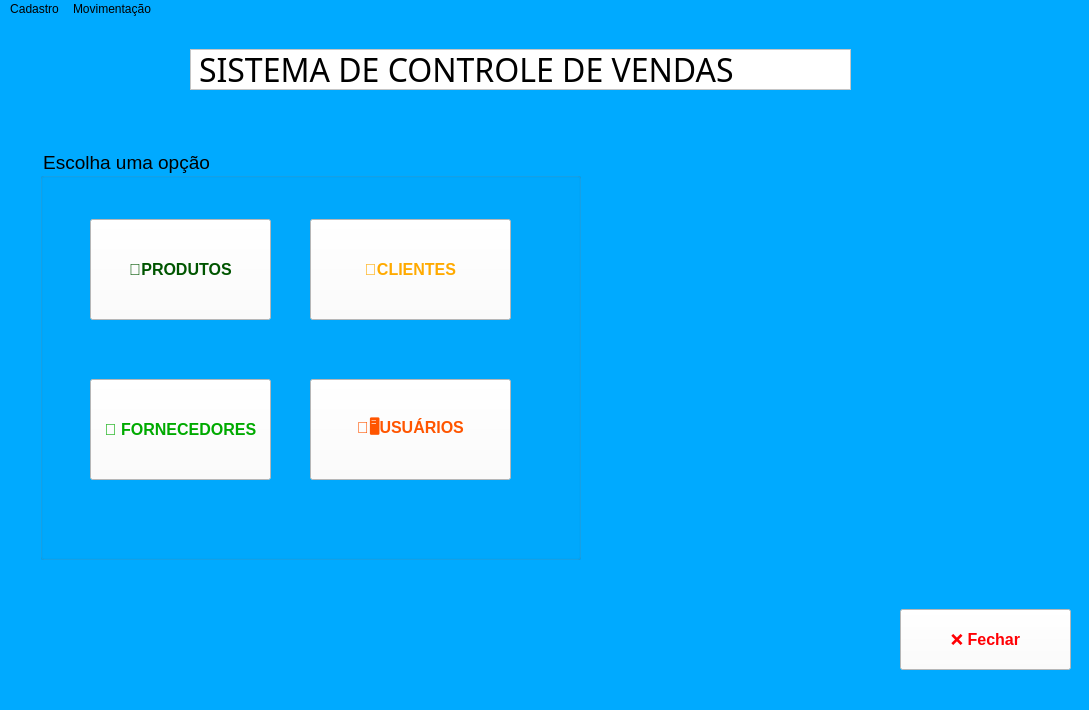
<?xml version="1.0" encoding="UTF-8"?>
<ui version="4.0">
 <class>MainWindow</class>
 <widget class="QMainWindow" name="MainWindow">
  <property name="geometry">
   <rect>
    <x>0</x>
    <y>0</y>
    <width>1089</width>
    <height>710</height>
   </rect>
  </property>
  <property name="sizePolicy">
   <sizepolicy hsizetype="Fixed" vsizetype="Fixed">
    <horstretch>0</horstretch>
    <verstretch>0</verstretch>
   </sizepolicy>
  </property>
  <property name="windowTitle">
   <string>Menu</string>
  </property>
  <property name="styleSheet">
   <string notr="true">background-color: rgb(0, 170, 255);</string>
  </property>
  <widget class="QWidget" name="centralwidget">
   <widget class="QLabel" name="label">
    <property name="geometry">
     <rect>
      <x>610</x>
      <y>140</y>
      <width>471</width>
      <height>401</height>
     </rect>
    </property>
    <property name="frameShape">
     <enum>QFrame::Panel</enum>
    </property>
    <property name="frameShadow">
     <enum>QFrame::Sunken</enum>
    </property>
    <property name="lineWidth">
     <number>4</number>
    </property>
    <property name="midLineWidth">
     <number>6</number>
    </property>
    <property name="text">
     <string/>
    </property>
    <property name="pixmap">
     <pixmap>controle-de-vendas.png</pixmap>
    </property>
    <property name="scaledContents">
     <bool>true</bool>
    </property>
    <property name="wordWrap">
     <bool>true</bool>
    </property>
    <property name="openExternalLinks">
     <bool>false</bool>
    </property>
   </widget>
   <widget class="QGroupBox" name="groupBox">
    <property name="geometry">
     <rect>
      <x>40</x>
      <y>130</y>
      <width>541</width>
      <height>411</height>
     </rect>
    </property>
    <property name="font">
     <font>
      <pointsize>14</pointsize>
     </font>
    </property>
    <property name="contextMenuPolicy">
     <enum>Qt::CustomContextMenu</enum>
    </property>
    <property name="title">
     <string>Escolha uma opção</string>
    </property>
    <property name="flat">
     <bool>false</bool>
    </property>
    <property name="checkable">
     <bool>false</bool>
    </property>
    <widget class="QPushButton" name="bt_prod">
     <property name="geometry">
      <rect>
       <x>50</x>
       <y>70</y>
       <width>181</width>
       <height>101</height>
      </rect>
     </property>
     <property name="font">
      <font>
       <pointsize>12</pointsize>
       <weight>75</weight>
       <bold>true</bold>
      </font>
     </property>
     <property name="styleSheet">
      <string notr="true">background-color: rgb(255, 255, 255);
color:rgb(0, 85, 0)</string>
     </property>
     <property name="text">
      <string>🛒PRODUTOS</string>
     </property>
     <property name="icon">
      <iconset>
       <normaloff>../icones/1170679.png</normaloff>../icones/1170679.png</iconset>
     </property>
     <property name="iconSize">
      <size>
       <width>40</width>
       <height>40</height>
      </size>
     </property>
     <property name="checkable">
      <bool>false</bool>
     </property>
    </widget>
    <widget class="QPushButton" name="bt_clien">
     <property name="geometry">
      <rect>
       <x>270</x>
       <y>70</y>
       <width>201</width>
       <height>101</height>
      </rect>
     </property>
     <property name="font">
      <font>
       <pointsize>12</pointsize>
       <weight>75</weight>
       <bold>true</bold>
      </font>
     </property>
     <property name="styleSheet">
      <string notr="true">background-color: rgb(255, 255, 255);
color:rgb(255, 170, 0)</string>
     </property>
     <property name="text">
      <string>👦CLIENTES</string>
     </property>
     <property name="icon">
      <iconset>
       <normaloff>../icones/clientes.png</normaloff>../icones/clientes.png</iconset>
     </property>
     <property name="iconSize">
      <size>
       <width>40</width>
       <height>40</height>
      </size>
     </property>
    </widget>
    <widget class="QPushButton" name="bt_forn">
     <property name="geometry">
      <rect>
       <x>50</x>
       <y>230</y>
       <width>181</width>
       <height>101</height>
      </rect>
     </property>
     <property name="font">
      <font>
       <pointsize>12</pointsize>
       <weight>75</weight>
       <bold>true</bold>
      </font>
     </property>
     <property name="styleSheet">
      <string notr="true">background-color: rgb(255, 255, 255);
color:rgb(0, 170, 0)</string>
     </property>
     <property name="text">
      <string>🚚 FORNECEDORES</string>
     </property>
     <property name="icon">
      <iconset>
       <normaloff>../icones/vendas.png</normaloff>../icones/vendas.png</iconset>
     </property>
     <property name="iconSize">
      <size>
       <width>40</width>
       <height>40</height>
      </size>
     </property>
    </widget>
    <widget class="QPushButton" name="bt_usuar">
     <property name="geometry">
      <rect>
       <x>270</x>
       <y>230</y>
       <width>201</width>
       <height>101</height>
      </rect>
     </property>
     <property name="font">
      <font>
       <pointsize>12</pointsize>
       <weight>75</weight>
       <bold>true</bold>
      </font>
     </property>
     <property name="styleSheet">
      <string notr="true">background-color: rgb(255, 255, 255);
color:rgb(255, 85, 0)</string>
     </property>
     <property name="text">
      <string>🧑🖥️USUÁRIOS</string>
     </property>
     <property name="icon">
      <iconset>
       <normaloff>../icones/usuarios.png</normaloff>../icones/usuarios.png</iconset>
     </property>
     <property name="iconSize">
      <size>
       <width>60</width>
       <height>60</height>
      </size>
     </property>
    </widget>
   </widget>
   <widget class="QLabel" name="label_2">
    <property name="geometry">
     <rect>
      <x>190</x>
      <y>30</y>
      <width>661</width>
      <height>41</height>
     </rect>
    </property>
    <property name="font">
     <font>
      <family>Bauhaus 93</family>
      <pointsize>24</pointsize>
     </font>
    </property>
    <property name="styleSheet">
     <string notr="true">background-color: rgb(255, 255, 255);
gridline-color: rgb(0, 0, 0);</string>
    </property>
    <property name="frameShape">
     <enum>QFrame::StyledPanel</enum>
    </property>
    <property name="frameShadow">
     <enum>QFrame::Sunken</enum>
    </property>
    <property name="lineWidth">
     <number>6</number>
    </property>
    <property name="midLineWidth">
     <number>2</number>
    </property>
    <property name="text">
     <string>SISTEMA DE CONTROLE DE VENDAS </string>
    </property>
    <property name="openExternalLinks">
     <bool>false</bool>
    </property>
   </widget>
   <widget class="QPushButton" name="btfechar">
    <property name="geometry">
     <rect>
      <x>900</x>
      <y>590</y>
      <width>171</width>
      <height>61</height>
     </rect>
    </property>
    <property name="font">
     <font>
      <pointsize>12</pointsize>
      <weight>75</weight>
      <bold>true</bold>
     </font>
    </property>
    <property name="styleSheet">
     <string notr="true">background-color: rgb(255, 255, 255);
color:rgb(255, 0, 4)</string>
    </property>
    <property name="text">
     <string>❌ Fechar</string>
    </property>
    <property name="icon">
     <iconset>
      <normaloff>../icones/download.png</normaloff>../icones/download.png</iconset>
    </property>
    <property name="iconSize">
     <size>
      <width>55</width>
      <height>55</height>
     </size>
    </property>
   </widget>
   <widget class="QLabel" name="label_3">
    <property name="geometry">
     <rect>
      <x>590</x>
      <y>140</y>
      <width>491</width>
      <height>401</height>
     </rect>
    </property>
    <property name="text">
     <string/>
    </property>
    <property name="pixmap">
     <pixmap>istockphoto-1456192902-612x612.jpg</pixmap>
    </property>
   </widget>
  </widget>
  <widget class="QStatusBar" name="statusbar"/>
  <widget class="QMenuBar" name="menubar">
   <property name="geometry">
    <rect>
     <x>0</x>
     <y>0</y>
     <width>1089</width>
     <height>21</height>
    </rect>
   </property>
   <widget class="QMenu" name="menuteste">
    <property name="title">
     <string>Cadastro</string>
    </property>
    <addaction name="actionteste"/>
    <addaction name="actionClientes"/>
    <addaction name="actionUsu_rios"/>
   </widget>
   <widget class="QMenu" name="menuMovimenta_o">
    <property name="title">
     <string>Movimentação</string>
    </property>
    <addaction name="actionVendas"/>
   </widget>
   <addaction name="menuteste"/>
   <addaction name="menuMovimenta_o"/>
  </widget>
  <action name="actionteste">
   <property name="text">
    <string>Produtos</string>
   </property>
  </action>
  <action name="actionClientes">
   <property name="text">
    <string>Clientes</string>
   </property>
  </action>
  <action name="actionUsu_rios">
   <property name="text">
    <string>Usuários</string>
   </property>
  </action>
  <action name="actionVendas">
   <property name="text">
    <string>Vendas</string>
   </property>
  </action>
 </widget>
 <resources/>
 <connections/>
</ui>
